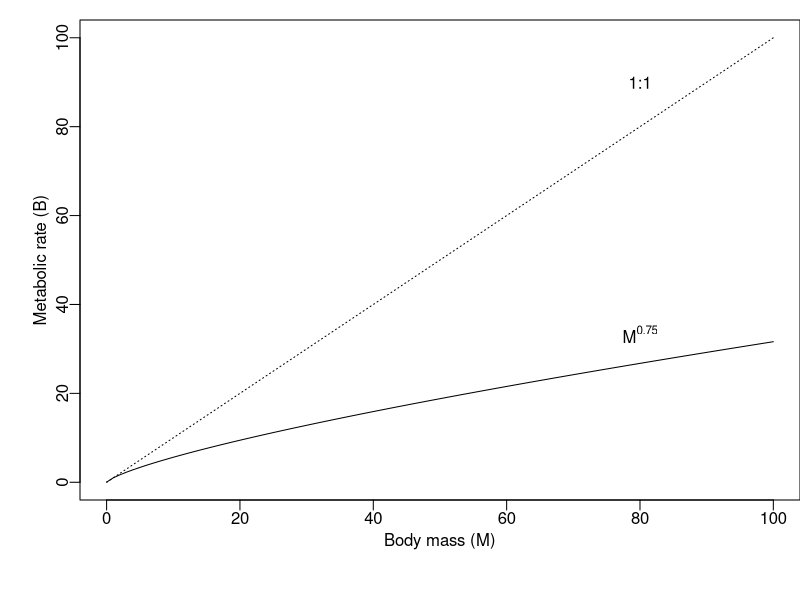

R code for this plot: (Note: this script raises an error after producing the figure.)
## ---- chunk 1
## using curve, let your variable be 'x'.
{par(mar=c(5,4,1,0), mgp=c(1.5,.4,0) ) # set figure margins in "lines"
curve(1*x, from = .01, 100, ylab = "Metabolic rate (B)",
      xlab="Body mass (M)", lty=3)
curve(x^(3/4), from = .01, to = 100, add=TRUE)
text(80, 90, "1:1"); text(80, 80^.8, expression(M^0.75))}
## ---- chunk 2
eq1 = function(M, a){a*M^-0.25} # create the function, F(M)
ggplot(data=data.frame(x=c(0.1, 100)), aes(x=x) ) + 
  stat_function(fun=eq1, geom="line", args=list(a=1)) + 
  xlab("Mass (M)") + ylab("Mass-specific metabolic rate (B/M)")
## ---- chunk 3
# define body mass and metabolic rate
m <- c(.01, 1, 100, 10000)
b <- m^.75
## ---- chunk 4
df <- round(rbind(Mass=m, Basal.metabolic.rate=b,
  Relative.change.m=c(NA, m[-1]/m[-length(m)]),
      relative.change.b=c(NA,b[-1]/b[-length(b)] )), 2 )
colnames(df) <- c( "Small", "Med.", "Big", "Huge")
knitr::kable(df, booktabs = TRUE,
  caption = 'As we increase mass by a constant multiplier (10x), power law scaling results in a constant proportional change in basal metabolc rate.'
)
## ---- chunk 5
# using base R
par(mar=c(5,4,0,0), mgp=c(1.5,.4,0) )# set figure margins in "lines"
curve(x^(3/4), from = .01, to = 100, log="xy", ylab="Basal metabolic rate", xlab="Mass")
text(10, 80^.7, expression(M^0.75))
## ---- chunk 6
library(vegan)
data(BCI)
abun <- colSums(BCI)
mod <- rad.lognormal(abun)
plot(mod, main="Rank-abundance distribution")

mod.oct <- prestonfit(colSums(BCI))
plot(mod.oct, main="Species abundance distribution")  
## ---- chunk 7
# by default, R fills matrices by columns.
states <- matrix(
  c(3,1,1, # column 1,
    1,3,1, # column 2, etc.
    1,1,3,
    2,2,1,
    2,1,2,
    1,2,2),
  nrow = 3 )
# label species
rownames(states) <- LETTERS[1:3]
states # each column is a possible configuration.
## ---- chunk 8
(3+3+3+2+2+2)/6
## ---- chunk 9
qplot(x=1:3, y=c(2.5, 1.5, 1), geom=c("point", "line")) + 
  labs(y="Expected abundance")
